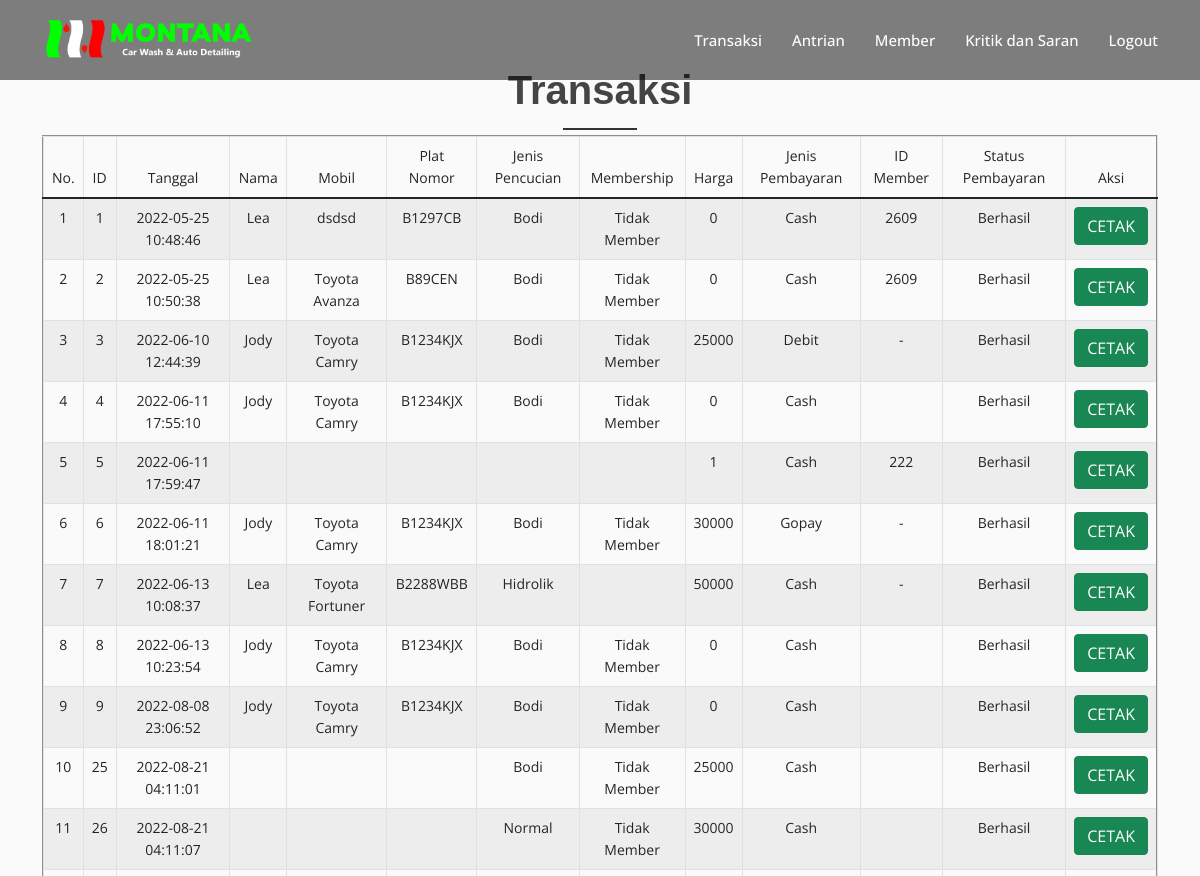
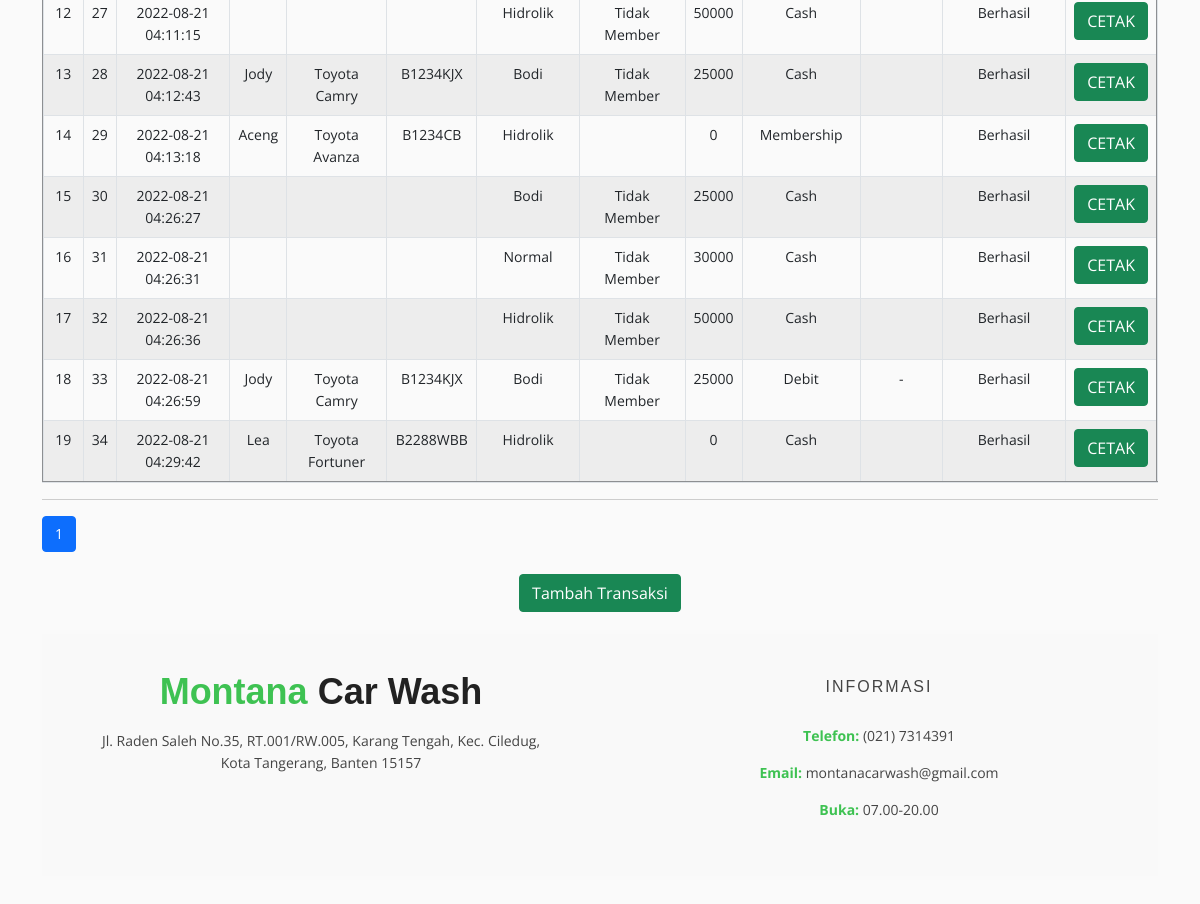
The app's page /transaksi_admin.php with its own data (2 pictures, top to bottom).
### tables this page shows
CREATE TABLE `transaksi` (
  `id_transaksi` int(12) NOT NULL,
  `tanggal_transaksi` datetime NOT NULL,
  `nohp_transaksi` varchar(50) NOT NULL,
  `namapelanggan_transaksi` varchar(50) NOT NULL,
  `mobil_transaksi` varchar(50) NOT NULL,
  `platnomor_transaksi` varchar(50) NOT NULL,
  `jeniscuci_transaksi` enum('Hidrolik','Bodi','Normal') NOT NULL,
  `member_transaksi` enum('Hidrolik','Normal','Tidak Member') NOT NULL,
  `harga` int(12) NOT NULL,
  `jenispembayaran_transaksi` enum('Cash','Debit','QR','Gopay','Membership') NOT NULL,
  `idmember_transaksi` varchar(12) NOT NULL,
  `statuspembayaran_transaksi` enum('Gagal','Berhasil','Menunggu') NOT NULL
);

### transaksi_admin.php (the view, shortened to what this page needs)
<!DOCTYPE html>
<html lang="en">
<head>
  <link href="assets/vendor/animate.css/animate.min.css" rel="stylesheet">
  <link href="assets/vendor/bootstrap/css/bootstrap.min.css" rel="stylesheet">
  <link href="assets/vendor/bootstrap-icons/bootstrap-icons.css" rel="stylesheet">
  <link href="assets/vendor/boxicons/css/boxicons.min.css" rel="stylesheet">
  <link href="assets/vendor/glightbox/css/glightbox.min.css" rel="stylesheet">
  <link href="assets/vendor/swiper/swiper-bundle.min.css" rel="stylesheet">
  <link href="assets/css/gaya1.css" rel="stylesheet">
</head>
<body>
  <header id="header" class="fixed-top d-flex align-items-center">
    <div class="container d-flex justify-content-between">
      <div class="logo">
        <h1><a href="transaksi_admin.php"><img src="assets/img/logomontana.png" alt="Responsive image" class="img-fluid"></a></h1>
      </div>
      <nav id="navbar" class="navbar">
        <ul>
          <li><a href="transaksi_admin.php">Transaksi</a></li>
          <li><a href="antrian_admin.php">Antrian</a></li>
          <li><a href="member_admin.php">Member</a></li>
          <li><a href="kritiksaran_admin.php">Kritik dan Saran</a></li>
          <li><a href="logout.php">Logout</a></li>
        </ul>
      </nav>
    </div>
  </header>
    <div id="transaksi" class="pricing-area area-padding">
      <div class="container">
        <div class="row">
          <div class="col-md-12 col-sm-12 col-xs-12">
            <div class="section-headline services-head text-center">
              <h2>Transaksi</h2>
            </div>
          </div>
        </div>
    <table border="2" class="table table-bordered table-striped table-hover">
        <thead>
        <tr class="text-center">
                <td>No.</td>
                <td>ID</td>
                <td>Tanggal</td>
                <td>Nama</td>
                <td>Mobil</td>
                <td>Plat Nomor</td>
                <td>Jenis Pencucian</td>
                <td>Membership</td>
                <td>Harga</td>
                <td>Jenis Pembayaran</td>
                <td>ID Member</td>
                <td>Status Pembayaran</td>
                <td>Aksi</td>
            </tr>
        </thead>
        <?php
        include "db_connection.php";
        $batas   = 20;
			$halaman = @$_GET['halaman'];
			if(empty($halaman)){
				$posisi  = 0;
				$halaman = 1;
			}
			else{
				$posisi  = ($halaman-1) * $batas;
			}
			$no = $posisi+1;
			$query_mysql = mysqli_query($conn,"SELECT * FROM `transaksi` limit $posisi,$batas")or die(mysql_error());
			while($data = mysqli_fetch_array($query_mysql)){
				?>
            <tr class="text-center">
                <td><?php echo $no++ ?></td>
                <td><?php echo $data['id_transaksi'] ?></td>
                <td><?php echo $data['tanggal_transaksi'] ?></td>
                <td><?php echo $data['namapelanggan_transaksi'] ?></td>
                <td><?php echo $data['mobil_transaksi'] ?></td>
                <td><?php echo $data['platnomor_transaksi'] ?></td>
                <td><?php echo $data['jeniscuci_transaksi'] ?></td>
                <td><?php echo $data['member_transaksi'] ?></td>
                <td><?php echo $data['harga'] ?></td>
                <td><?php echo $data['jenispembayaran_transaksi'] ?></td>
                <td><?php echo $data['idmember_transaksi'] ?></td>
				        <td><?php echo $data['statuspembayaran_transaksi'] ?></td>
                <td><a type="button" class="btn btn-success" href="cetak_transaksi.php?id_transaksi=<?php echo $data['id_transaksi']; ?> " class="edit"> CETAK </a></td>
            </tr>
        <?php } ?>
    </table>
    <hr>
		<?php
		$query2     = mysqli_query($conn, "SELECT * FROM `transaksi`");
		$jmldata    = mysqli_num_rows($query2);
		$jmlhalaman = ceil($jmldata/$batas);
		?>
		<div class="text-center">
			<ul class="pagination">
				<?php
				for($i=1; $i<=$jmlhalaman; $i++) {
					if ($i != $halaman) {
						echo "<li class='page-item'><a class='page-link' href='transaksi_admin.php?halaman=$i'>$i</a></li>";
					} else {
						echo "<li class='page-item active'><a class='page-link' href='#'>$i</a></li>";
					}
				}
				?>
			</ul>
		</div>
    <br>
    <div class="text-center"><a type="button" class="btn btn-success" href="tambah_transaksi.php">Tambah Transaksi</a>
    <br><br>
  <footer>
    <div class="footer-area">
      <div class="container">
        <div class="row">
          <div class="col-md-6">
            <div class="footer-content">
              <div class="footer-head">
                <div class="footer-logo">
                  <h2><span>Montana </span>Car Wash</h2>
                </div>
                <p>Jl. Raden Saleh No.35, RT.001/RW.005, Karang Tengah, Kec. Ciledug,<br> Kota Tangerang, Banten 15157</p>
              </div>
            </div>
          </div>
          <div class="col-md-6">
            <div class="footer-content">
              <div class="footer-head">
                <h4>informasi</h4>
                <div class="footer-contacts">
                  <p><span>Telefon:</span> (021) 7314391</p>
                  <p><span>Email:</span> montanacarwash@gmail.com</p>
                  <p><span>Buka:</span> 07.00-20.00</p>
                </div>
              </div>
            </div>
          </div>
        </div>
      </div>
    </div>
  </footer>
</body>
</html>

### assets/css/gaya1.css (style rules this page uses)
html, body { height: 100%; }
img { max-width: 100%; height: auto; }
p { margin: 0 0 15px; color: #444; }
h1, h2, h3, h4, h5, h6 { font-family: "Radio Canada", sans-serif; margin: 0 0 15px; color: #444; font-weight: 500; }
h1 { font-size: 48px; line-height: 50px; }
h2 { font-size: 38px; line-height: 40px; }
h4 { font-size: 24px; line-height: 26px; }
a { transition: all 0.3s ease 0s; text-decoration: none; }
body { background: #fff none repeat scroll 0 0; color: #444; font-family: "Open Sans", sans-serif; font-size: 14px; text-align: left; overflow-x: hidden; line-height: 22px; }
ul { list-style: outside none none; margin: 0; padding: 0; }
.area-padding { padding: 70px 0px 80px; }
.section-headline h2 { display: inline-block; font-size: 40px; font-weight: 600; margin-bottom: 70px; position: relative; text-transform: capitalize; }
.section-headline h2::after { border: 1px solid #333; bottom: -20px; content: ""; left: 0; margin: 0 auto; position: absolute; right: 0; width: 40%; }
#header { height: 80px; transition: all 0.5s; z-index: 997; transition: all 0.5s; background: rgba(0, 0, 0, 0.5); }
#header .logo h1 { font-size: 36px; margin: 0; padding: 0; line-height: 1; font-weight: bold; }
#header .logo h1 a, #header .logo h1 a:hover { color: #fff; text-decoration: none; }
#header .logo img { padding: 0; margin: 0; max-height: 40px; }
.navbar { padding: 0; }
.navbar ul { margin: 0; padding: 0; display: flex; list-style: none; align-items: center; }
.navbar li { position: relative; }
.navbar a, .navbar a:focus { display: flex; align-items: center; justify-content: space-between; padding: 10px 0 10px 30px; font-size: 15px; font-weight: 500; color: #fff; white-space: nowrap; transition: 0.3s; }
.section-headline.services-head > h2 { margin-bottom: 25px; }
.pricing-area { background: rgba(0, 0, 0, 0.02) none repeat scroll 0 0; }
.pagination > .active > a, .pagination > .active > span, .pagination > .active > a:hover, .pagination > .active > span:hover, .pagination > .active > a:focus, .pagination > .active > span:focus { background-color: #3ec252; border-color: #3ec252; color: #fff; cursor: default; z-index: 3; }
.footer-area { padding: 40px 0; background: #f9f9f9; }
.footer-head p { color: #444; }
.footer-head h4 { color: #444; font-size: 16px; letter-spacing: 2px; padding-bottom: 10px; text-transform: uppercase; }
.footer-logo { padding-bottom: 20px; }
.footer-logo h2 { color: #222; padding: 0; margin: 0; font-size: 36px; font-weight: bold; line-height: 1; }
.footer-logo h2 span { color: #3ec252; }
.footer-contacts p span { color: #3ec252; font-weight: 700; }
.footer-content { display: block; overflow: hidden; }

### records on screen
transaksi: id_transaksi "1", tanggal_transaksi "2022-05-25 10:48:46", namapelanggan_transaksi "Lea", mobil_transaksi "dsdsd", platnomor_transaksi "B1297CB", jeniscuci_transaksi "Bodi", member_transaksi "Tidak Member", harga "0", jenispembayaran_transaksi "Cash", idmember_transaksi "2609", statuspembayaran_transaksi "Berhasil"
transaksi: id_transaksi "2", tanggal_transaksi "2022-05-25 10:50:38", namapelanggan_transaksi "Lea", mobil_transaksi "Toyota Avanza", platnomor_transaksi "B89CEN", jeniscuci_transaksi "Bodi", member_transaksi "Tidak Member", harga "0", jenispembayaran_transaksi "Cash", idmember_transaksi "2609", statuspembayaran_transaksi "Berhasil"
transaksi: id_transaksi "3", tanggal_transaksi "2022-06-10 12:44:39", namapelanggan_transaksi "Jody", mobil_transaksi "Toyota Camry", platnomor_transaksi "B1234KJX", jeniscuci_transaksi "Bodi", member_transaksi "Tidak Member", harga "25000", jenispembayaran_transaksi "Debit", idmember_transaksi "-", statuspembayaran_transaksi "Berhasil"
transaksi: id_transaksi "4", tanggal_transaksi "2022-06-11 17:55:10", namapelanggan_transaksi "Jody", mobil_transaksi "Toyota Camry", platnomor_transaksi "B1234KJX", jeniscuci_transaksi "Bodi", member_transaksi "Tidak Member", harga "0", jenispembayaran_transaksi "Cash", statuspembayaran_transaksi "Berhasil"
transaksi: id_transaksi "5", tanggal_transaksi "2022-06-11 17:59:47", harga "1", jenispembayaran_transaksi "Cash", idmember_transaksi "222", statuspembayaran_transaksi "Berhasil"
transaksi: id_transaksi "6", tanggal_transaksi "2022-06-11 18:01:21", namapelanggan_transaksi "Jody", mobil_transaksi "Toyota Camry", platnomor_transaksi "B1234KJX", jeniscuci_transaksi "Bodi", member_transaksi "Tidak Member", harga "30000", jenispembayaran_transaksi "Gopay", idmember_transaksi "-", statuspembayaran_transaksi "Berhasil"
transaksi: id_transaksi "7", tanggal_transaksi "2022-06-13 10:08:37", namapelanggan_transaksi "Lea", mobil_transaksi "Toyota Fortuner", platnomor_transaksi "B2288WBB", jeniscuci_transaksi "Hidrolik", harga "50000", jenispembayaran_transaksi "Cash", idmember_transaksi "-", statuspembayaran_transaksi "Berhasil"
transaksi: id_transaksi "8", tanggal_transaksi "2022-06-13 10:23:54", namapelanggan_transaksi "Jody", mobil_transaksi "Toyota Camry", platnomor_transaksi "B1234KJX", jeniscuci_transaksi "Bodi", member_transaksi "Tidak Member", harga "0", jenispembayaran_transaksi "Cash", statuspembayaran_transaksi "Berhasil"
transaksi: id_transaksi "9", tanggal_transaksi "2022-08-08 23:06:52", namapelanggan_transaksi "Jody", mobil_transaksi "Toyota Camry", platnomor_transaksi "B1234KJX", jeniscuci_transaksi "Bodi", member_transaksi "Tidak Member", harga "0", jenispembayaran_transaksi "Cash", statuspembayaran_transaksi "Berhasil"
transaksi: id_transaksi "25", tanggal_transaksi "2022-08-21 04:11:01", jeniscuci_transaksi "Bodi", member_transaksi "Tidak Member", harga "25000", jenispembayaran_transaksi "Cash", statuspembayaran_transaksi "Berhasil"
transaksi: id_transaksi "26", tanggal_transaksi "2022-08-21 04:11:07", jeniscuci_transaksi "Normal", member_transaksi "Tidak Member", harga "30000", jenispembayaran_transaksi "Cash", statuspembayaran_transaksi "Berhasil"
transaksi: id_transaksi "27", tanggal_transaksi "2022-08-21 04:11:15", jeniscuci_transaksi "Hidrolik", member_transaksi "Tidak Member", harga "50000", jenispembayaran_transaksi "Cash", statuspembayaran_transaksi "Berhasil"
transaksi: id_transaksi "28", tanggal_transaksi "2022-08-21 04:12:43", namapelanggan_transaksi "Jody", mobil_transaksi "Toyota Camry", platnomor_transaksi "B1234KJX", jeniscuci_transaksi "Bodi", member_transaksi "Tidak Member", harga "25000", jenispembayaran_transaksi "Cash", statuspembayaran_transaksi "Berhasil"
transaksi: id_transaksi "29", tanggal_transaksi "2022-08-21 04:13:18", namapelanggan_transaksi "Aceng", mobil_transaksi "Toyota Avanza", platnomor_transaksi "B1234CB", jeniscuci_transaksi "Hidrolik", harga "0", jenispembayaran_transaksi "Membership", statuspembayaran_transaksi "Berhasil"
transaksi: id_transaksi "30", tanggal_transaksi "2022-08-21 04:26:27", jeniscuci_transaksi "Bodi", member_transaksi "Tidak Member", harga "25000", jenispembayaran_transaksi "Cash", statuspembayaran_transaksi "Berhasil"
transaksi: id_transaksi "31", tanggal_transaksi "2022-08-21 04:26:31", jeniscuci_transaksi "Normal", member_transaksi "Tidak Member", harga "30000", jenispembayaran_transaksi "Cash", statuspembayaran_transaksi "Berhasil"
transaksi: id_transaksi "32", tanggal_transaksi "2022-08-21 04:26:36", jeniscuci_transaksi "Hidrolik", member_transaksi "Tidak Member", harga "50000", jenispembayaran_transaksi "Cash", statuspembayaran_transaksi "Berhasil"
transaksi: id_transaksi "33", tanggal_transaksi "2022-08-21 04:26:59", namapelanggan_transaksi "Jody", mobil_transaksi "Toyota Camry", platnomor_transaksi "B1234KJX", jeniscuci_transaksi "Bodi", member_transaksi "Tidak Member", harga "25000", jenispembayaran_transaksi "Debit", idmember_transaksi "-", statuspembayaran_transaksi "Berhasil"
transaksi: id_transaksi "34", tanggal_transaksi "2022-08-21 04:29:42", namapelanggan_transaksi "Lea", mobil_transaksi "Toyota Fortuner", platnomor_transaksi "B2288WBB", jeniscuci_transaksi "Hidrolik", harga "0", jenispembayaran_transaksi "Cash", statuspembayaran_transaksi "Berhasil"
